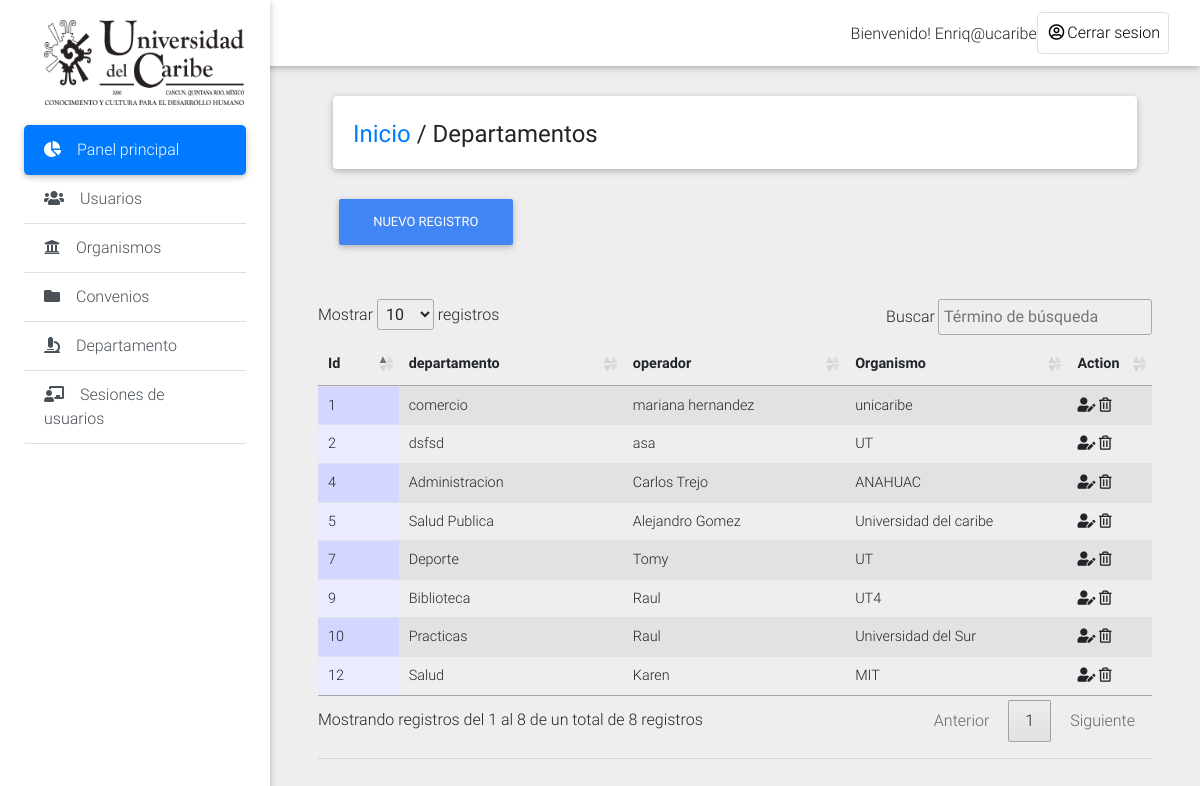
Screenshot of /Dashboard/departamento.php (signed in) with the database file from the repository.
### tables this page shows
CREATE TABLE `usuarios` (
  `id_usuario` int(11) NOT NULL,
  `nombre_usuario` text NOT NULL,
  `email` text NOT NULL,
  `admin_password` text NOT NULL,
  `tipo_usuario` varchar(50) NOT NULL
);

CREATE TABLE `departamento` (
  `id_dept` int(11) NOT NULL,
  `dept` varchar(64) NOT NULL,
  `operador` varchar(64) NOT NULL,
  `org` varchar(64) NOT NULL
);

### Dashboard/departamento.php (the view, shortened to what this page needs)
<!DOCTYPE html>
<html lang="en">
<head>
  <link rel="stylesheet" href="https://use.fontawesome.com/releases/v5.8.1/css/all.css">
  <link href="css/bootstrap.min.css" rel="stylesheet">
  <link href="css/mdb.min.css" rel="stylesheet">
  <link href="css/style.min.css" rel="stylesheet">
    <link rel="stylesheet" type="text/css" href="medias/css/dataTable.css" />
</head>
<body class="grey lighten-3">
  <header>
    <nav class="navbar fixed-top navbar-expand-lg navbar-light white scrolling-navbar">
      <div class="container-fluid">
        <div class="collapse navbar-collapse" id="navbarSupportedContent">
            <?php
             require_once("include/connection.php");
               $id = mysqli_real_escape_string($conn,$_SESSION['email']);
               $r = mysqli_query($conn,"SELECT * FROM usuarios where id_usuario = '$id'") or die (mysqli_error($con));
               $row = mysqli_fetch_array($r);
               $id=$row['email'];
            ?>
          <ul class="navbar-nav nav-flex-icons">
                <li style="margin-top: 10px;">Bienvenido!</font> <?php echo ucwords(htmlentities($id)); ?></li>
            <li class="nav-item">
            <a href="logout.php" class="nav-link border border-light rounded waves-effect"onclick="return confirm('¿Estás seguro de que deseas cerrar sesion?');">
               <i class="far fa-user-circle"></i>Cerrar sesion
              </a>
            </li>
          </ul>
        </div>
      </div>
    </nav>
        <div class="sidebar-fixed position-fixed">
      <a class="img-fluid"><img src="img/logo_ucaribe.png" width="200px" height="85px" div style="margin: 20px;"  alt="Responsive image">
    </a>
      <div class="list-group list-group-flush">
        <a href="dashboard.php" class="list-group-item active waves-effect">
          <i class="fas fa-chart-pie mr-3"></i>Panel principal
        </a>
         <a href="usuarios.php" class="list-group-item list-group-item-action waves-effect">
          <i class="fas fa-users mr-3"></i>Usuarios</a>
         <a href="organismos.php" class="list-group-item list-group-item-action waves-effect">
         <i class="fas fa-solid fa-university mr-3"></i>Organismos</a>
        <a href="convenio.php" class="list-group-item list-group-item-action waves-effect">
          <i class="fas fa-folder mr-3"></i>Convenios</a>
        <a href="departamento.php" class="list-group-item list-group-item-action waves-effect">
          <i class="fas fa-microscope mr-3"></i>Departamento</a>
              <a href="user_log.php" class="list-group-item list-group-item-action waves-effect">
          <i class="fas fa-chalkboard-teacher mr-3"></i>Sesiones de usuarios</a>
      </div>
  </header>
  <main class="pt-5 mx-lg-5">
    <div class="container-fluid mt-5">
      <div class="card mb-4 wow fadeIn">
        <div class="card-body d-sm-flex justify-content-between">
          <h4 class="mb-2 mb-sm-0 pt-1">
            <a href="dashboard.php">Inicio</a>
            <span>/</span>
            <span>Departamentos</span>
          </h4>
        </div>
      </div>
      <button type="button" class="btn btn-primary" data-toggle="modal" data-target="#Modaldep">
        Nuevo registro
      </button>
      </div>
<div class="">
<table id="dtable" class = "table table-striped">
<thead>
    <th>Id</th>
    <th>departamento</th>
    <th>operador</th>
    <th>Organismo
     <th>Action</th>
</thead><br /><br />
<tbody>
<?php
require_once("include/connection.php");
$query="SELECT * FROM departamento";
$result=mysqli_query($conn,$query);
while($rs=mysqli_fetch_array($result)){
  $id_dept=$rs['id_dept'];
  $dept=$rs['dept'];
  $operador=$rs['operador'];
  $org=$rs['org'];
?>
<tr>
  <td width="5%"><?php echo $id_dept; ?></td>
  <td width="15%"><?php echo $dept; ?></td>
  <td width="15%"><?php echo $operador; ?></td>
  <td width="15%"><?php echo $org; ?></td>
  <td width="1%">
  <a href="#" class="edit-dept" data-toggle="modal" data-target="#update_dep" data-dep-id="<?php echo $id_dept; ?>">
  <i class="fas fa-user-edit"></i></a>
    <a href="delete_dept.php?id=<?php echo htmlentities($rs['id_dept']); ?>"onclick="return confirm('¿Estás seguro de que deseas eliminar este elemento?')">
      <i class='far fa-trash-alt'></i>
    </a>
  </td>
</tr>
<?php
}
?>
</tbody>
</table>
    <hr></div>
<link rel="stylesheet" type="text/css" href="https://cdn.datatables.net/1.10.9/css/jquery.dataTables.min.css"/>
<link rel="stylesheet" type="text/css" href="https://cdn.datatables.net/responsive/1.0.3/css/dataTables.responsive.css">
</body>
</html>

### Dashboard/medias/css/dataTable.css (style rules this page uses)
.sorting_asc { background: url('../images/sort_asc.png') no-repeat center right; }
.sorting { background: url('../images/sort_both.png') no-repeat center right; }
tr.odd { background-color: #E2E4FF; }
tr.even { background-color: white; }
tr.odd td.sorting_1 { background-color: #D3D6FF; }
tr.even td.sorting_1 { background-color: #EAEBFF; }

### rows the page displays
usuarios: email "Enriq@ucaribe"
departamento: id_dept "1", dept "comercio", operador "mariana hernandez", org "unicaribe"
departamento: id_dept "2", dept "dsfsd", operador "asa", org "UT"
departamento: id_dept "4", dept "Administracion", operador "Carlos Trejo", org "ANAHUAC"
departamento: id_dept "5", dept "Salud Publica", operador "Alejandro Gomez", org "Universidad del caribe"
departamento: id_dept "7", dept "Deporte", operador "Tomy", org "UT"
departamento: id_dept "9", dept "Biblioteca", operador "Raul", org "UT4"
departamento: id_dept "10", dept "Practicas", operador "Raul", org "Universidad del Sur"
departamento: id_dept "12", dept "Salud", operador "Karen", org "MIT"
